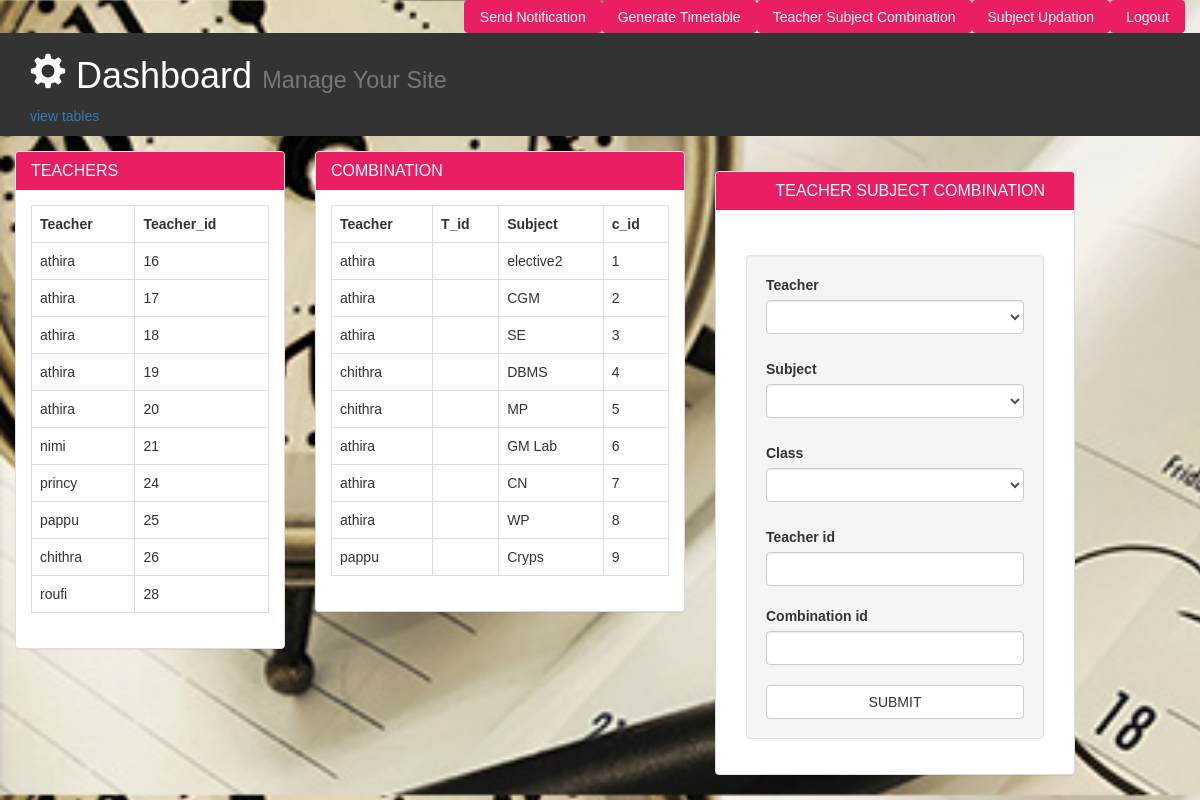
The app's page /ts_comb1.php with its own data.
### tables this page shows
CREATE TABLE IF NOT EXISTS `teacher` (
  `tid` int(11) NOT NULL AUTO_INCREMENT,
  `t_name` varchar(40) NOT NULL,
  `mobile` varchar(10) NOT NULL,
  `email` varchar(40) NOT NULL,
  `department` varchar(40) NOT NULL,
  PRIMARY KEY (`tid`)
);

CREATE TABLE IF NOT EXISTS `ts_combination` (
  `tsid` int(11) NOT NULL AUTO_INCREMENT,
  `t_name` varchar(40) NOT NULL,
  `s_name` varchar(300) NOT NULL,
  `comb_id` varchar(10) NOT NULL,
  `class_id` int(11) NOT NULL,
  `short_name` varchar(100) NOT NULL,
  PRIMARY KEY (`tsid`)
);

### ts_comb1.php (the view, shortened to what this page needs)
<!DOCTYPE html>
<html lang="en">
  <head>
    <link href="css/bootstrap.min.css" rel="stylesheet">
    <link href="css/style.css" rel="stylesheet">
  </head>
  <body>
    <nav class="mian-color-bg">
      <div class="container">
          <ul class="nav navbar-nav navbar-right">
           <li><a href="" class="list-group-item active main-color-bg">Send Notification</a></li>
                      <li><a href="view.html" class="list-group-item active main-color-bg">Generate Timetable</a></li>
            <li><a href="ts_comb.php" class="list-group-item active main-color-bg">Teacher Subject Combination</a></li>
            <li><a href="subject_updation.html" class="list-group-item active main-color-bg">Subject Updation</a></li>
            <li><a href="view.html" class="list-group-item active main-color-bg">Logout</a></li>
          </ul>
        </div>
    </nav>
    <header id="header">
      <div class="container">
        <div class="row">
          <div class="col-md-10">
            <h1><span class="glyphicon glyphicon-cog" aria-hidden="true"></span> Dashboard <small>Manage Your Site</small></h1>
<form>
<a href="ts_comb1.php" >view tables</a>
</form>
          </div>
        </div>
      </div>
    </header>
    <div class="col-md-3">
  <div class="panel panel-default">
                <div class="panel-heading main-color-bg">
                  <h3 class="panel-title">TEACHERS</h3>
                </div>
                <div class="panel-body">
                <?php
   require_once('db_connection.php');
                    $result = mysqli_query($con,"SELECT * FROM teacher");
                    echo "<table class='table table-bordered table-hover' border='2'>
                                  <tr>
                                  <th>Teacher</th>
                                  <th>Teacher_id</th>
                                  </tr>";
                                  while($row = mysqli_fetch_array($result))
                                    {
                                    echo "<tr>";
                                    echo "<td>" . $row['t_name'] . "</td>";
                                    echo "<td>" . $row['tid'] . "</td>";
                                    }
                                  echo "</table>";
                    ?>
                </div>
              </div>
 </div>
 <div class="col-md-4">
  <div class="panel panel-default">
                <div class="panel-heading main-color-bg">
                  <h3 class="panel-title">COMBINATION</h3>
                </div>
                <div class="panel-body">
                <?php
   require_once('db_connection.php');
                    $result = mysqli_query($con,"SELECT * FROM ts_combination");
                    echo "<table class='table table-bordered table-hover' border='2'>
                                  <tr>
                                  <th>Teacher</th>
                                  <th>T_id</th>
                                  <th>Subject</th>
                                  <th>c_id</th>
                                  </tr>";
                                  while($row = mysqli_fetch_array($result))
                                    {
                                    echo "<tr>";
                                    echo "<td>" . $row['t_name'] . "</td>";
                                    echo "<td>" . $row['teacher_id'] . "</td>";
                                    echo "<td>" . $row['short_name'] . "</td>";
                                    echo "<td>" . $row['comb_id'] . "</td>";
                                    }
                                  echo "</table>";
                    ?>
                </div>
              </div>
 </div>
    <section id="main">
      <div class="container">
        <div class="row">
               <div class="col-md-4">
              <div class="panel panel-default">
                 <div class="panel-heading main-color-bg">
                <h2 class="panel-title">&nbsp;&nbsp;&nbsp;&nbsp;&nbsp;&nbsp;&nbsp;&nbsp;&nbsp;&nbsp;TEACHER SUBJECT COMBINATION</h2>
              </div>
              <div class="panel-body">
                   <div class="col-md-12 col-md-offset-0">
                          <form id="login" action="ts.php" class="well" method="post">
                  <div class="form-group">
                   <label>Teacher</label>
        <fieldset>
         <p>
            <select id="element_1" name="t" class="form-control" required>
                        <option value="" selected="selected"></option>
                            <?php
                            $conn = new mysqli('127.0.0.1', 'root', '', 'timetable')
                            or die ('Cannot connect to db');
                            $result = $conn->query("select t_name from teacher");
                                while ($row = $result->fetch_assoc()) {
                                              $tname = $row['t_name'];
                                            echo '<option value="'.$tname.'">'.$tname.'</option>';
                                            }
                              echo "</select>";
                              ?>
         </p>
        </fieldset>
                  </div>
                  <div class="form-group">
                   <label>Subject</label>
        <fieldset>
         <p>
          <select id="element_1" name="s" class="form-control" required>
                        <option value="" selected="selected"></option>
                            <?php
                            $conn = new mysqli('127.0.0.1', 'root', '', 'timetable')
                            or die ('Cannot connect to db');
                            $result = $conn->query("select s_name from subjects");
                                while ($row = $result->fetch_assoc()) {
                                              $sub = $row['s_name'];
                                            echo '<option value="'.$sub.'">'.$sub.'</option>';
                                            }
                              echo "</select>";
                              ?>
         </p>
        </fieldset>
                  </div>
                   <div class="form-group">
                   <label>Class</label>
        <fieldset>
         <p>
            <select id="element_1" name="class" class="form-control" required>
                        <option value="" selected="selected"></option>
                        <option value="1">1</option>
            </select>
         </p>
        </fieldset>
             </div>
             <label>Teacher id</label><input type="text" name="t_id" class="form-control" ><br/>
             <label>Combination id</label>
             <input type="text" name="c_id" class="form-control" ><br/>
             <input type="submit"  value="SUBMIT" class="btn btn-default btn-block">
                    </form>
          </div>
                 </div>
                </div>
              </div>
          </div>
        </div>
    </section>
  </body>
</html>

### css/style.css (style rules this page uses)
body { margin: 0; padding: 0; background: url(timetable.jpg); background-size: cover; font-family: sans-serif; }
.navbar-nav > li > a, .navbar-brand { padding-top:6px !important; padding-bottom:0 !important; height: 33px; }
.main-color-bg { background-color: #e91e63 !important; border-color: #e91e63 !important; color:#ffffff !important; }
#header { background:#333333; color:#ffffff; padding-bottom: 10px; margin-bottom: 15px; }
#login { margin-top:30px; }

### records on screen
teacher: t_name "athira", tid "16"
teacher: t_name "athira", tid "17"
teacher: t_name "athira", tid "18"
teacher: t_name "athira", tid "19"
teacher: t_name "athira", tid "20"
teacher: t_name "nimi", tid "21"
teacher: t_name "princy", tid "24"
teacher: t_name "pappu", tid "25"
teacher: t_name "chithra", tid "26"
teacher: t_name "roufi", tid "28"
ts_combination: t_name "athira", short_name "elective2", comb "1"
ts_combination: t_name "athira", short_name "CGM", comb "2"
ts_combination: t_name "athira", short_name "SE", comb "3"
ts_combination: t_name "chithra", short_name "DBMS", comb "4"
ts_combination: t_name "chithra", short_name "MP", comb "5"
ts_combination: t_name "athira", short_name "GM Lab", comb "6"
ts_combination: t_name "athira", short_name "CN", comb "7"
ts_combination: t_name "athira", short_name "WP", comb "8"
ts_combination: t_name "pappu", short_name "Cryps", comb "9"
